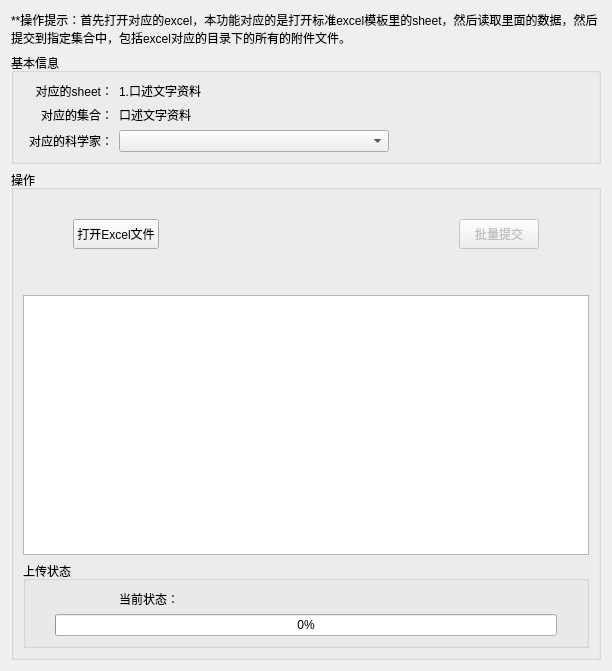
<?xml version="1.0" encoding="UTF-8"?>
<ui version="4.0">
 <class>Form</class>
 <widget class="QWidget" name="Form">
  <property name="geometry">
   <rect>
    <x>0</x>
    <y>0</y>
    <width>603</width>
    <height>671</height>
   </rect>
  </property>
  <property name="windowTitle">
   <string>Form</string>
  </property>
  <layout class="QVBoxLayout" name="verticalLayout_6">
   <item>
    <layout class="QVBoxLayout" name="verticalLayout_5" stretch="0,0,0">
     <item>
      <widget class="QLabel" name="label">
       <property name="text">
        <string>**操作提示：首先打开对应的excel，本功能对应的是打开标准excel模板里的sheet，然后读取里面的数据，然后提交到指定集合中，包括excel对应的目录下的所有的附件文件。</string>
       </property>
       <property name="wordWrap">
        <bool>true</bool>
       </property>
      </widget>
     </item>
     <item>
      <widget class="QGroupBox" name="groupBox">
       <property name="title">
        <string>基本信息</string>
       </property>
       <layout class="QVBoxLayout" name="verticalLayout_2">
        <item>
         <layout class="QVBoxLayout" name="verticalLayout">
          <item>
           <layout class="QHBoxLayout" name="horizontalLayout_2" stretch="1,3">
            <property name="rightMargin">
             <number>200</number>
            </property>
            <item>
             <widget class="QLabel" name="label_2">
              <property name="text">
               <string>对应的sheet：</string>
              </property>
              <property name="alignment">
               <set>Qt::AlignRight|Qt::AlignTrailing|Qt::AlignVCenter</set>
              </property>
             </widget>
            </item>
            <item>
             <widget class="QLabel" name="lblSheet">
              <property name="text">
               <string>1.口述文字资料</string>
              </property>
             </widget>
            </item>
           </layout>
          </item>
          <item>
           <layout class="QHBoxLayout" name="horizontalLayout_4" stretch="1,3">
            <property name="rightMargin">
             <number>200</number>
            </property>
            <item>
             <widget class="QLabel" name="label_4">
              <property name="text">
               <string>对应的集合：</string>
              </property>
              <property name="alignment">
               <set>Qt::AlignRight|Qt::AlignTrailing|Qt::AlignVCenter</set>
              </property>
             </widget>
            </item>
            <item>
             <widget class="QLabel" name="lblCollection">
              <property name="text">
               <string notr="true">口述文字资料</string>
              </property>
             </widget>
            </item>
           </layout>
          </item>
          <item>
           <layout class="QHBoxLayout" name="horizontalLayout" stretch="1,3">
            <property name="rightMargin">
             <number>200</number>
            </property>
            <item>
             <widget class="QLabel" name="label_5">
              <property name="text">
               <string>对应的科学家：</string>
              </property>
              <property name="alignment">
               <set>Qt::AlignRight|Qt::AlignTrailing|Qt::AlignVCenter</set>
              </property>
             </widget>
            </item>
            <item>
             <widget class="QComboBox" name="combScientist">
              <property name="maximumSize">
               <size>
                <width>16777215</width>
                <height>16777215</height>
               </size>
              </property>
              <property name="sizeAdjustPolicy">
               <enum>QComboBox::AdjustToContents</enum>
              </property>
             </widget>
            </item>
           </layout>
          </item>
         </layout>
        </item>
       </layout>
      </widget>
     </item>
     <item>
      <widget class="QGroupBox" name="groupBox_2">
       <property name="title">
        <string>操作</string>
       </property>
       <layout class="QVBoxLayout" name="verticalLayout_4">
        <item>
         <layout class="QVBoxLayout" name="verticalLayout_3">
          <item>
           <layout class="QHBoxLayout" name="horizontalLayout_3">
            <property name="spacing">
             <number>300</number>
            </property>
            <property name="leftMargin">
             <number>50</number>
            </property>
            <property name="topMargin">
             <number>20</number>
            </property>
            <property name="rightMargin">
             <number>50</number>
            </property>
            <property name="bottomMargin">
             <number>20</number>
            </property>
            <item>
             <widget class="QPushButton" name="btnOpenFile">
              <property name="minimumSize">
               <size>
                <width>0</width>
                <height>30</height>
               </size>
              </property>
              <property name="maximumSize">
               <size>
                <width>120</width>
                <height>16777215</height>
               </size>
              </property>
              <property name="text">
               <string>打开Excel文件</string>
              </property>
             </widget>
            </item>
            <item>
             <widget class="QPushButton" name="btnSubmit">
              <property name="enabled">
               <bool>false</bool>
              </property>
              <property name="minimumSize">
               <size>
                <width>0</width>
                <height>30</height>
               </size>
              </property>
              <property name="maximumSize">
               <size>
                <width>120</width>
                <height>16777215</height>
               </size>
              </property>
              <property name="text">
               <string>批量提交</string>
              </property>
             </widget>
            </item>
           </layout>
          </item>
          <item>
           <widget class="QLabel" name="lblFile">
            <property name="text">
             <string/>
            </property>
            <property name="wordWrap">
             <bool>true</bool>
            </property>
           </widget>
          </item>
          <item>
           <widget class="QTableView" name="tableView"/>
          </item>
         </layout>
        </item>
        <item>
         <widget class="QGroupBox" name="groupBox_3">
          <property name="title">
           <string>上传状态</string>
          </property>
          <layout class="QVBoxLayout" name="verticalLayout_8">
           <item>
            <layout class="QVBoxLayout" name="verticalLayout_7">
             <property name="leftMargin">
              <number>20</number>
             </property>
             <property name="rightMargin">
              <number>20</number>
             </property>
             <item>
              <layout class="QHBoxLayout" name="horizontalLayout_5" stretch="1,3">
               <item>
                <widget class="QLabel" name="label_3">
                 <property name="text">
                  <string>当前状态：</string>
                 </property>
                 <property name="alignment">
                  <set>Qt::AlignRight|Qt::AlignTrailing|Qt::AlignVCenter</set>
                 </property>
                </widget>
               </item>
               <item>
                <widget class="QLabel" name="txtUploadFile">
                 <property name="text">
                  <string/>
                 </property>
                </widget>
               </item>
              </layout>
             </item>
             <item>
              <widget class="QProgressBar" name="progressBar">
               <property name="value">
                <number>0</number>
               </property>
              </widget>
             </item>
            </layout>
           </item>
          </layout>
         </widget>
        </item>
       </layout>
      </widget>
     </item>
    </layout>
   </item>
  </layout>
 </widget>
 <resources/>
 <connections/>
</ui>
